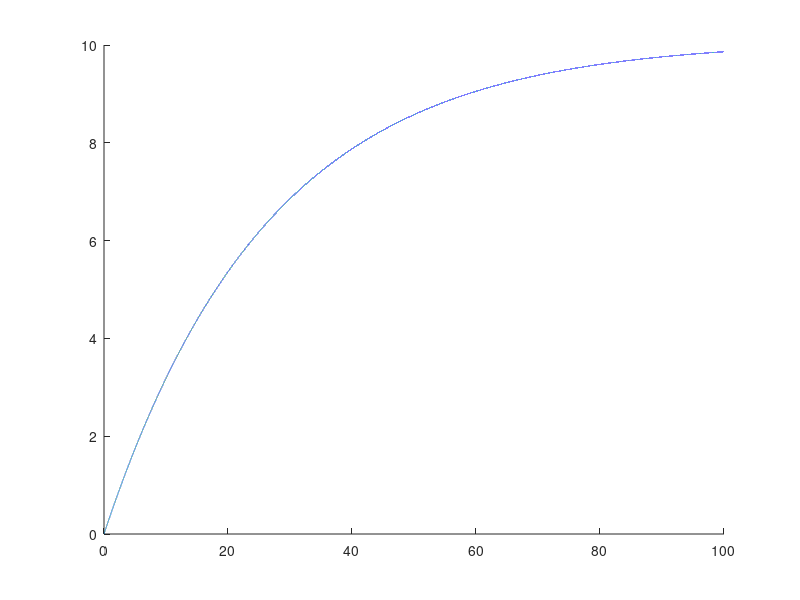

Write the MATLAB code that produced this figure. (Note: this script raises an error after producing the figure.)

R = 50300;
C = 524.30*(10^-6);
Ein = 10.09;
t=[0:0.001:100];
E = Ein *(1-exp(-t/(R*C)));

hold on
plotter = plot(t, E);
xline(25.54, "r--")
yline(6.377, "r--", HandleVisibility="off")
xline(55.38, "g--")
yline(8.728, "g--", HandleVisibility="off")
xlabel("Time (seconds)")
ylabel("Voltage (Volts)")
title("470 uFd charging time - Theory vs Experimental")
legend("Theory Plot", "Voltage at time=RC", "Voltage at time=2RC")
axis([0, 100, 0, 2*Ein])

